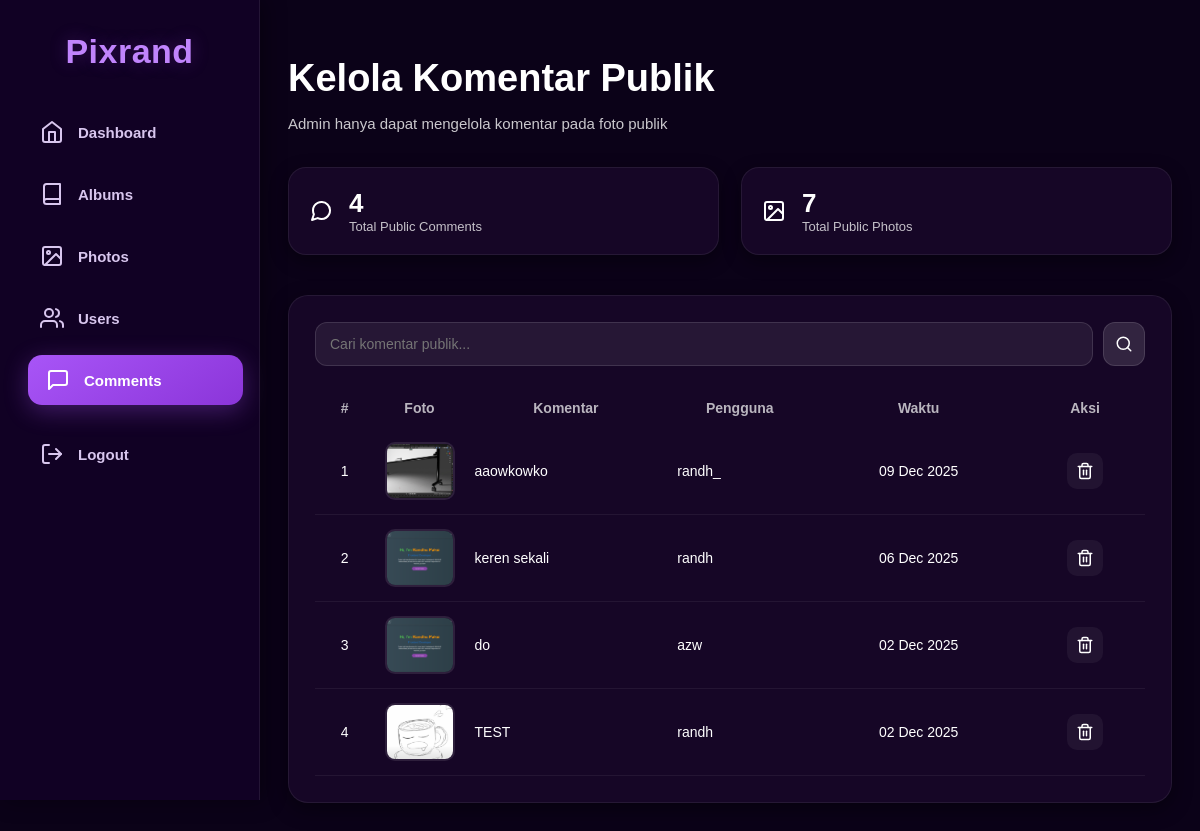
The app's page /gallery_app/public/views/admin/pages/comments.php (signed in) with its own data.
### tables this page shows
CREATE TABLE `comments` (
  `id` int(11) NOT NULL,
  `photo_id` int(11) NOT NULL,
  `user_id` int(11) NOT NULL,
  `comment` text NOT NULL,
  `created_at` datetime DEFAULT current_timestamp()
);

CREATE TABLE `photos` (
  `id` int(11) NOT NULL,
  `album_id` int(11) NOT NULL,
  `user_id` int(11) NOT NULL,
  `file_path` varchar(255) NOT NULL,
  `title` varchar(100) DEFAULT NULL,
  `caption` text DEFAULT NULL,
  `created_at` datetime DEFAULT current_timestamp()
);

CREATE TABLE `users` (
  `id` int(11) NOT NULL,
  `username` varchar(50) NOT NULL,
  `password` varchar(255) NOT NULL,
  `full_name` varchar(100) DEFAULT NULL,
  `role` enum('admin','user') NOT NULL DEFAULT 'user',
  `created_at` datetime DEFAULT current_timestamp()
);

### gallery_app/public/views/admin/pages/comments.php (the view, shortened to what this page needs)
<?php
require_once $_SERVER['DOCUMENT_ROOT'] . "/gallery_app/includes/auth.php";
require_once __DIR__ . "/../layout/sidebar.php";
$totalComments = mysqli_fetch_assoc(mysqli_query($conn, "
    SELECT COUNT(*) AS total
    FROM comments
    INNER JOIN photos ON photos.id = comments.photo_id
    INNER JOIN albums ON albums.id = photos.album_id
    WHERE albums.visibility = 'public'
"))['total'];
$totalPhotos = mysqli_fetch_assoc(mysqli_query($conn, "
    SELECT COUNT(*) AS total
    FROM photos
    INNER JOIN albums ON albums.id = photos.album_id
    WHERE albums.visibility = 'public'
"))['total'];
$searchComment = isset($_GET['comment']) ? trim($_GET['comment']) : "";
$where = [];
$where[] = "albums.visibility = 'public'";
$whereSql = "WHERE " . implode(" AND ", $where);
$query = mysqli_query($conn, "
    SELECT comments.*, photos.file_path, users.username
    FROM comments
    INNER JOIN photos ON comments.photo_id = photos.id
    INNER JOIN albums ON albums.id = photos.album_id
    LEFT JOIN users ON comments.user_id = users.id
    $whereSql
    ORDER BY comments.created_at DESC
");
?>
<link rel="stylesheet" href="/gallery_app/public/assets/styles/admin/photos/photos.css?v=<?= time(); ?>">
<div class="page-wrapper">
    <h1 class="title-main">Kelola Komentar Publik</h1>
    <p class="subtitle-main">Admin hanya dapat mengelola komentar pada foto publik</p>
    <div class="stats-grid">
        <div class="stat-card">
            <i data-feather="message-circle"></i>
            <div><h2><?= $totalComments ?></h2><span>Total Public Comments</span></div>
        </div>
        <div class="stat-card">
            <i data-feather="image"></i>
            <div><h2><?= $totalPhotos ?></h2><span>Total Public Photos</span></div>
        </div>
    </div>
    <div class="panel">
        <form class="actions-bar" method="GET">
            <div class="search-form">
                <input type="text" name="comment"
                       placeholder="Cari komentar publik..."
                       value="<?= htmlspecialchars($searchComment) ?>">
                <button type="submit">
                    <i data-feather="search"></i>
                </button>
            </div>
        </form>
        <?php if (!$query || mysqli_num_rows($query) == 0): ?>
            <p class="empty">Tidak ada komentar publik ditemukan.</p>
        <?php else: ?>
        <table class="admin-table">
            <thead>
                <tr>
                    <th class="center">#</th>
                    <th>Foto</th>
                    <th>Komentar</th>
                    <th>Pengguna</th>
                    <th class="center">Waktu</th>
                    <th class="center">Aksi</th>
                </tr>
            </thead>
            <tbody>
                <?php $no=1; while($c = mysqli_fetch_assoc($query)): ?>
                <tr>
                    <td class="center"><?= $no++ ?></td>
                    <td class="preview-cell">
                        <?php if ($c['file_path']): ?>
                            <img src="/gallery_app/public/uploads/<?= $c['file_path'] ?>" class="thumb">
                        <?php else: ?>
                            <span class="empty">Foto Dihapus</span>
                        <?php endif; ?>
                    </td>
                    <td><?= htmlspecialchars($c['comment']) ?></td>
                    <td><?= htmlspecialchars($c['username']) ?></td>
                    <td class="center"><?= date("d M Y", strtotime($c['created_at'])) ?></td>
                    <td class="center">
                        <div class="action-buttons">
                            <a href="../actions/comment_delete.php?id=<?= $c['id'] ?>"
                               class="btn-delete delete-comment-btn"
                               data-id="<?= $c['id'] ?>">
                                <i data-feather="trash-2"></i>
                            </a>
                        </div>
                    </td>
                </tr>
                <?php endwhile; ?>
            </tbody>
        </table>
        <?php endif; ?>
    </div>
</div>

### gallery_app/public/assets/styles/components/sidebar.css (style rules this page uses)
* { box-sizing: border-box; font-family: 'Poppins', sans-serif; text-decoration: none; }

### gallery_app/public/assets/styles/admin/photos/photos.css (style rules this page uses)
.page-wrapper { margin-left: var(--sidebar-width); padding: 32px 28px; min-height: 100vh; }
.title-main { font-size: 38px; font-weight: 700; margin-bottom: 6px; }
.subtitle-main { font-size: 15px; opacity: .78; margin-bottom: 35px; }
.stats-grid { display: grid; grid-template-columns: repeat(auto-fit, minmax(220px,1fr)); gap: 22px; margin-bottom: 40px; }
.stat-card { background: #160626; border: 1px solid rgba(255,255,255,.07); padding: 20px; border-radius: 18px; display: flex; align-items: center; gap: 16px; transition: .25s; box-shadow: 0 6px 18px rgba(0,0,0,.4); }
.stat-card h2 { margin: 0; font-size: 26px; font-weight: 700; }
.stat-card span { font-size: 13px; opacity: .75; }
.panel { background: #160626; border-radius: 20px; border: 1px solid rgba(255,255,255,.07); padding: 26px; width: 100%; box-shadow: 0 6px 20px rgba(0,0,0,.42); }
.actions-bar { display: flex; align-items: center; justify-content: space-between; gap: 14px; margin-bottom: 22px; flex-wrap: wrap; }
.search-form { flex: 1; display: flex; align-items: center; gap: 10px; min-width: 180px; }
.search-form input { height: 44px; padding: 0 14px; background: rgba(255,255,255,.07); border-radius: 12px; border: 1px solid rgba(255,255,255,.12); color: #fff; width: 100%; font-size: 14px; outline: none; transition: .25s; }
.search-form button { height: 44px; width: 44px; border-radius: 12px; background: rgba(255,255,255,.12); border: 1px solid rgba(255,255,255,.12); display: flex; align-items: center; justify-content: center; cursor: pointer; transition: .25s; }
.search-form button svg { width: 18px; height: 18px; stroke: #fff !important; }
.admin-table { width: 100%; border-collapse: collapse; font-size: 14px; }
.admin-table th { padding: 12px 0; text-align: center; opacity: .7; }
.admin-table td { padding: 14px 10px; border-bottom: 1px solid rgba(255,255,255,.06); transition: .25s; }
.center { text-align: center; }
.preview-cell { width: 70px; }
.thumb { width: 70px; height: 58px; object-fit: cover; border-radius: 10px; border: 2px solid rgba(255,255,255,.1); }
.action-buttons { display: flex; gap: 10px; justify-content: center; }
.action-buttons a { padding: 8px; border-radius: 10px; border: 1px solid transparent; background: rgba(255,255,255,0.05); display: flex; align-items: center; justify-content: center; transition: .25s; }
.action-buttons a svg, .action-buttons a i { width: 18px; height: 18px; stroke: #fff !important; transition: .25s; }
.btn-delete { border-color: rgba(239,68,68,.35); }

### records on screen
comments: photo.file_path (picture), comment "aaowkowko", user.username "randh_", created_at "09 Dec 2025"
comments: photo.file_path (picture), comment "keren sekali", user.username "randh", created_at "06 Dec 2025"
comments: photo.file_path (picture), comment "do", user.username "azw", created_at "02 Dec 2025"
comments: photo.file_path (picture), comment "TEST", user.username "randh", created_at "02 Dec 2025"

### other values on screen
$totalComments "4"
$totalPhotos "7"
